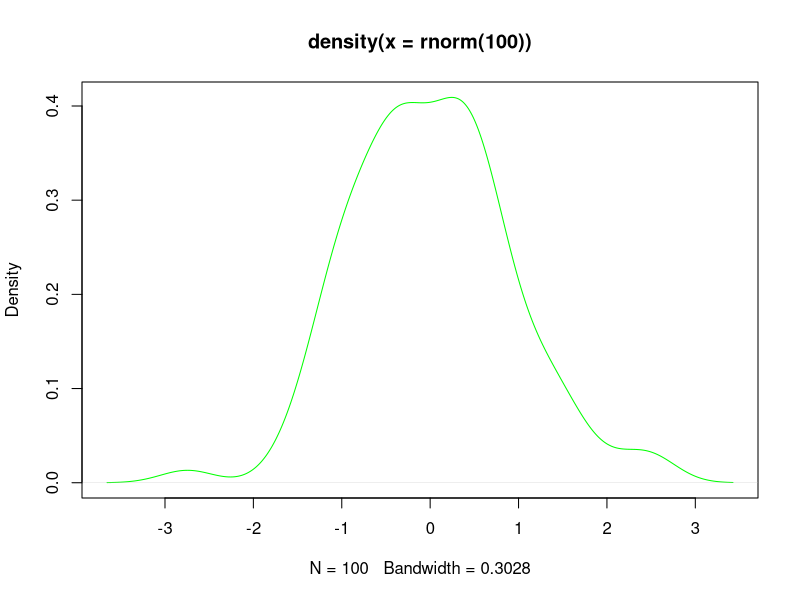

Generate this figure with R:
plot(density(rnorm(100)),col="green")
x=5
x<-5
assign("x",5)
x
x<-c(1,3,6,7);
char<-c("8","edge","turn8k");
logic<-c(TRUE,FALSE,TRUE,FALSE)
dynam<-c(8,"dds", TRUE)
dynam<-c(1,0,1,1,TRUE)
dynam
log(x,10)
log(base=10,x)
x=10
x<5
x>5
x==10
x^10
x=10/(5-5)
x
x<-c(2,4,5,3,-4,0)
x*5
y<-c(5,3)
x*y
z<-c(1,2,3,4)
x*z
length(x)
x<-c(3,4,6,-7,8)
mean = sum(x)/ length(x)
mean
x=2:10
y=5:1
z=-5:10
w=-5:-10
x
y
z
w
z=seq(2,5,.5)
x=seq(3,9.1,.1)
y=seq(9,3,-.2)
length(x)
length(y)
x*y
x=c("A","B","C")
rep(x,4)
x<-1:10
y<-x<=-5
mode(x)
mode(y)
mode(mode(x))
x=1:20
x[2]
x[0]
x[5:9]
x[c(3,7,8,9,20)]
x[-19]
x[-(1:6)]
x[x>10]
x[TRUE]
y=c(TRUE,FALSE)
x[y]
vector<-c()
v2<-c(TRUE,FALSE,TRUE,TRUE,FALSE,TRUE)
vector=c(v2,vector);
vector=c(F,vector);
x=1:3
x=c(5,x)
x
x=1:5
names(x)
names(x)<-c("Первый","Второй","Третий","Четвертый","Первый")
names(x)
x["Первый"]
log(3) == log(3, base=exp(1))
x=seq(5,100,.1)
x[length(x)]
x<-c(-10,2,78,34,-98,23,0,-8)
order(x)
sort(x)
sort(x) == x[order(x)]
